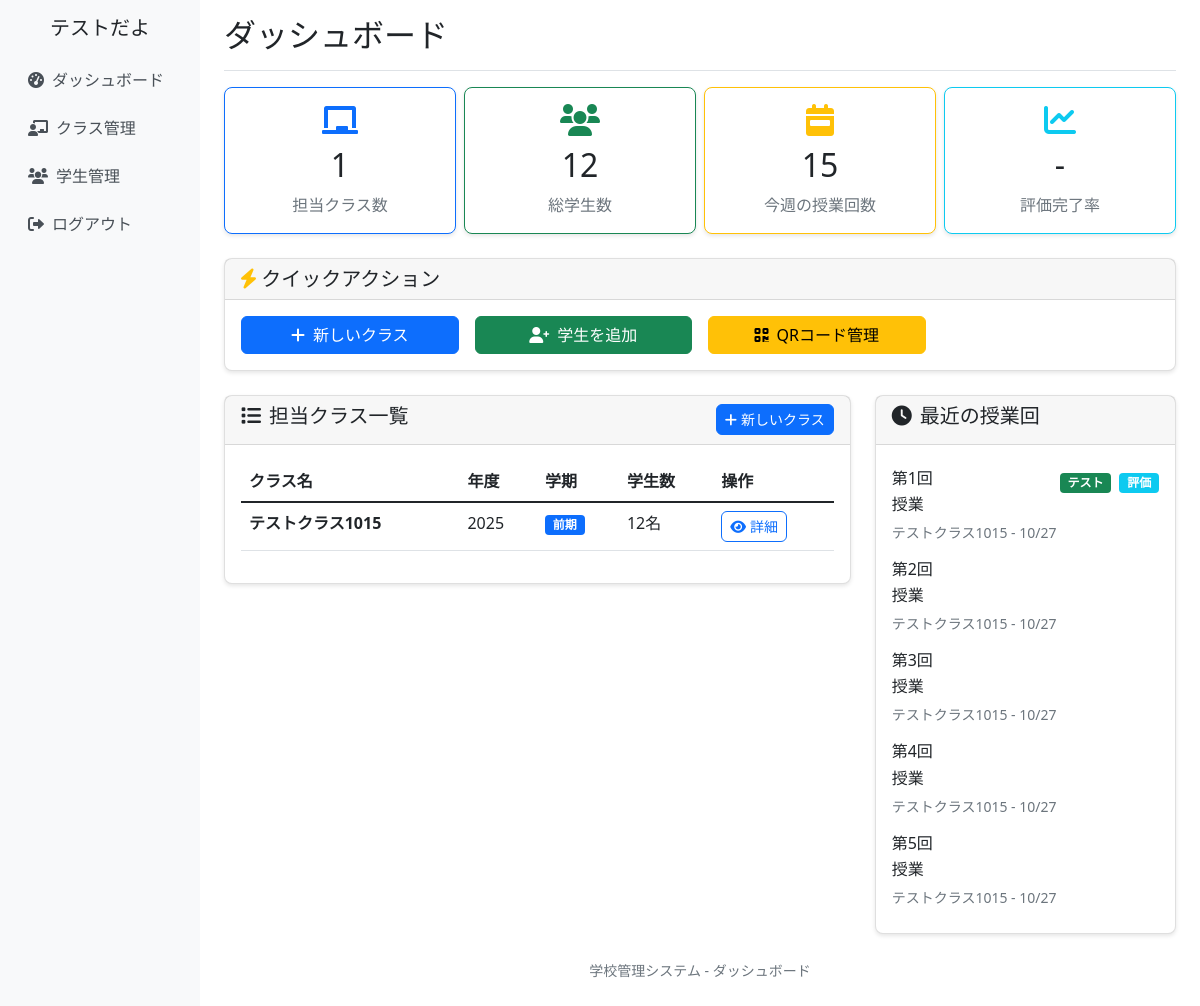
Screenshot of /dashboard/ (signed in) with the database file from the repository.
### school_management/models.py (models this page shows, shortened)
class CustomUser(AbstractUser):
    ROLE_CHOICES = [
        ('admin', '管理者'),
        ('teacher', '教員'),
        ('student', '学生'),
    ]
    username = None  # usernameフィールドを無効化
    email = models.EmailField(unique=True, null=True, blank=True)
    full_name = models.CharField(max_length=100, verbose_name='氏名')
    furigana = models.CharField(max_length=100, blank=True, verbose_name='ふりがな')
    points = models.IntegerField(default=0, verbose_name='ポイント')
    role = models.CharField(
        max_length=10,
        choices=ROLE_CHOICES,
        default='student',
        verbose_name='役割'
    )
    student_number = models.CharField(max_length=20, blank=True, verbose_name='学籍番号')
    teacher_id = models.CharField(max_length=20, blank=True, verbose_name='教員ID')
    created_at = models.DateTimeField(auto_now_add=True, verbose_name='登録日時')
    updated_at = models.DateTimeField(auto_now=True, verbose_name='更新日時')
    groups = models.ManyToManyField(
        'auth.Group',
        verbose_name='groups',
        blank=True,
        help_text='The groups this user belongs to.',
        related_name="customuser_set",
        related_query_name="customuser",
    )
    user_permissions = models.ManyToManyField(
        'auth.Permission',
        verbose_name='user permissions',
        blank=True,
        help_text='Specific permissions for this user.',
        related_name="customuser_set",
        related_query_name="customuser",
    )
    USERNAME_FIELD = 'email'
    REQUIRED_FIELDS = ['full_name']
    objects = CustomUserManager()
    class Meta:
        verbose_name = 'ユーザー'
        verbose_name_plural = 'ユーザー'
    @property
    def is_teacher(self):
        return self.role in ['teacher', 'admin']

class ClassRoom(models.Model):
    SEMESTER_CHOICES = [
        ('first', '前期'),
        ('second', '後期'),
    ]
    class_name = models.CharField(max_length=100, verbose_name='クラス名')
    year = models.IntegerField(verbose_name='年度')
    semester = models.CharField(max_length=10, choices=SEMESTER_CHOICES, verbose_name='学期')
    teachers = models.ManyToManyField(Teacher, verbose_name='担当教員', related_name='classrooms')
    students = models.ManyToManyField(Student, blank=True, verbose_name='学生')
    created_at = models.DateTimeField(auto_now_add=True)
    updated_at = models.DateTimeField(auto_now=True)
    class Meta:
        verbose_name = 'クラス'
        verbose_name_plural = 'クラス'

class LessonSession(models.Model):
    classroom = models.ForeignKey(ClassRoom, on_delete=models.CASCADE, verbose_name='クラス')
    session_number = models.IntegerField(verbose_name='回数')
    date = models.DateField(verbose_name='実施日')
    topic = models.CharField(max_length=200, blank=True, verbose_name='テーマ・内容')
    has_quiz = models.BooleanField(default=False, verbose_name='小テストあり')
    has_peer_evaluation = models.BooleanField(default=False, verbose_name='ピア評価あり')
    peer_evaluation_closed = models.BooleanField(default=False, verbose_name='ピア評価締切済み')
    created_at = models.DateTimeField(auto_now_add=True)
    updated_at = models.DateTimeField(auto_now=True)
    class Meta:
        verbose_name = '授業回'
        verbose_name_plural = '授業回'
        unique_together = ['classroom', 'session_number']

### school_management/views.py (the view)
# urls.py: path('dashboard/', views.dashboard_view, name='dashboard'),
@login_required
def dashboard_view(request):
    if request.user.role == 'admin':
        return redirect('school_management:admin_teacher_management')
    elif request.user.is_teacher:
        return teacher_dashboard(request)
    elif request.user.is_student:
        return student_dashboard(request)
    else:
        return redirect('school_management:login')

### school_management/templates/school_management/dashboard.html (shortened to what this page needs)
{% extends 'school_management/base.html' %}
{% load static %}
{% block page_title %}ダッシュボード{% endblock %}
{% block content %}
<div class="row mb-4 g-2">
    <div class="col-md-3">
        <div class="card stats-card text-center border-primary">
            <div class="card-body">
                <div class="card-icon text-primary mb-2">
                    <i class="fas fa-chalkboard fa-2x"></i>
                </div>
                <h2 class="card-title">{{ total_classes }}</h2>
                <p class="card-text text-muted">担当クラス数</p>
            </div>
        </div>
    </div>
    <div class="col-md-3">
        <div class="card stats-card text-center border-success">
            <div class="card-body">
                <div class="card-icon text-success mb-2">
                    <i class="fas fa-users fa-2x"></i>
                </div>
                <h2 class="card-title">{{ total_students }}</h2>
                <p class="card-text text-muted">総学生数</p>
            </div>
        </div>
    </div>
    <div class="col-md-3">
        <div class="card stats-card text-center border-warning">
            <div class="card-body">
                <div class="card-icon text-warning mb-2">
                    <i class="fas fa-calendar-week fa-2x"></i>
                </div>
                <h2 class="card-title">{{ this_week_sessions }}</h2>
                <p class="card-text text-muted">今週の授業回数</p>
            </div>
        </div>
    </div>
    <div class="col-md-3">
        <div class="card stats-card text-center border-info">
            <div class="card-body">
                <div class="card-icon text-info mb-2">
                    <i class="fas fa-chart-line fa-2x"></i>
                </div>
                <h2 class="card-title">-</h2>
                <p class="card-text text-muted">評価完了率</p>
            </div>
        </div>
    </div>
</div>
<div class="row mt-4">
    <div class="col-12">
        <div class="card">
            <div class="card-header">
                <h5 class="card-title mb-0">
                    <i class="fas fa-bolt text-warning"></i> クイックアクション
                </h5>
            </div>
            <div class="card-body">
                <div class="row g-3">
                    <div class="col-md-3">
                        <a href="{% url 'school_management:class_create' %}" class="btn btn-primary w-100 h-100 d-flex align-items-center justify-content-center">
                            <i class="fas fa-plus me-2"></i>新しいクラス
                        </a>
                    </div>
                    <div class="col-md-3">
                        <a href="{% url 'school_management:student_create' %}" class="btn btn-success w-100 h-100 d-flex align-items-center justify-content-center">
                            <i class="fas fa-user-plus me-2"></i>学生を追加
                        </a>
                    </div>
                    <div class="col-md-3">
                        <a href="{% url 'school_management:qr_code_list' %}" class="btn btn-warning w-100 h-100 d-flex align-items-center justify-content-center">
                            <i class="fas fa-qrcode me-2"></i>QRコード管理
                        </a>
                    </div>
                </div>
            </div>
        </div>
    </div>
</div>
<div class="row">
    <div class="col-md-8 mt-4">
        <div class="card">
            <div class="card-header d-flex justify-content-between align-items-center">
                <h5><i class="fas fa-list me-2"></i>担当クラス一覧</h5>
                <a href="{% url 'school_management:class_create' %}" class="btn btn-primary btn-sm">
                    <i class="fas fa-plus me-1"></i>新しいクラス
                </a>
            </div>
            <div class="card-body">
                {% if classes %}
                    <div class="table-responsive">
                        <table class="table table-hover">
                            <thead>
                                <tr>
                                    <th>クラス名</th>
                                    <th>年度</th>
                                    <th>学期</th>
                                    <th>学生数</th>
                                    <th>操作</th>
                                </tr>
                            </thead>
                            <tbody>
                                {% for classroom in classes %}
                                <tr>
                                    <td>
                                        <strong>{{ classroom.class_name }}</strong>
                                    </td>
                                    <td>{{ classroom.year }}</td>
                                    <td>
                                        <span class="badge bg-{% if classroom.semester == 'first' %}primary{% else %}secondary{% endif %}">
                                            {{ classroom.get_semester_display }}
                                        </span>
                                    </td>
                                    <td>{{ classroom.students.count }}名</td>
                                    <td>
                                        <a href="{% url 'school_management:class_detail' classroom.id %}"
                                           class="btn btn-outline-primary btn-sm">
                                            <i class="fas fa-eye me-1"></i>詳細
                                        </a>
                                    </td>
                                </tr>
                                {% endfor %}
                            </tbody>
                        </table>
                    </div>
                {% endif %}
            </div>
        </div>
    </div>
    <div class="col-md-4 mt-4">
        <div class="card">
            <div class="card-header">
                <h5><i class="fas fa-clock me-2"></i>最近の授業回</h5>
            </div>
            <div class="card-body">
                {% if recent_sessions %}
                    <div class="list-group list-group-flush">
                        {% for session in recent_sessions %}
                        <div class="list-group-item border-0 px-0">
                            <div class="d-flex justify-content-between align-items-start">
                                <div class="flex-grow-1">
                                    <h6 class="mb-1">第{{ session.session_number }}回</h6>
                                    <p class="mb-1 text-truncate">{{ session.topic|default:"授業" }}</p>
                                    <small class="text-muted">{{ session.classroom.class_name }} - {{ session.date|date:"m/d" }}</small>
                                </div>
                                <div class="flex-shrink-0">
                                    {% if session.has_quiz %}
                                        <span class="badge bg-success me-1" title="小テストあり">テスト</span>
                                    {% endif %}
                                    {% if session.has_peer_evaluation %}
                                        <span class="badge bg-info" title="ピア評価あり">評価</span>
                                    {% endif %}
                                </div>
                            </div>
                        </div>
                        {% endfor %}
                    </div>
                {% else %}
                    <div class="text-center py-4">
                        <i class="fas fa-calendar-alt fa-3x text-muted mb-3"></i>
                        <p class="text-muted">まだ授業回がありません。</p>
                        <small class="text-muted">クラス詳細から授業回を作成してください。</small>
                    </div>
                {% endif %}
            </div>
        </div>
    </div>
</div>
<div class="row">
    <div class="col-12">
        <div class="py-4 text-center text-muted">
            <small>学校管理システム - ダッシュボード</small>
        </div>
    </div>
</div>
{% endblock %}

### school_management/templates/school_management/base.html (shortened to what this page needs)
{% load static %}
<!DOCTYPE html>
<html lang="ja">
<head>
    <link href="https://cdn.jsdelivr.net/npm/bootstrap@5.1.3/dist/css/bootstrap.min.css" rel="stylesheet">
    <link href="https://cdnjs.cloudflare.com/ajax/libs/font-awesome/6.0.0/css/all.min.css" rel="stylesheet">
    <link href="{% static 'school_management/css/base.css' %}" rel="stylesheet">
</head>
<body>
    <div class="container-fluid">
        <div class="row">
            {% if user.is_authenticated %}
            <nav class="col-md-3 col-lg-2 d-md-block d-none sidebar collapse">
                <div class="position-sticky pt-3">
                    <div class="text-center mb-3">
                        <h5>{{ user.full_name }}</h5>
                    </div>
                    <ul class="nav flex-column">
                        <li class="nav-item">
                            <a class="nav-link" href="{% url 'school_management:dashboard' %}">
                                <i class="fas fa-tachometer-alt me-2"></i>ダッシュボード
                            </a>
                        </li>
                        <li class="nav-item">
                            <a class="nav-link" href="{% url 'school_management:class_list' %}">
                                <i class="fas fa-chalkboard-teacher me-2"></i>クラス管理
                            </a>
                        </li>
                        <li class="nav-item">
                            <a class="nav-link" href="{% url 'school_management:student_list' %}">
                                <i class="fas fa-users me-2"></i>学生管理
                            </a>
                        </li>
                        <li class="nav-item">
                            <a class="nav-link" href="{% url 'school_management:logout' %}">
                                <i class="fas fa-sign-out-alt me-2"></i>ログアウト
                            </a>
                        </li>
                    </ul>
                </div>
            </nav>
            <main class="col-md-9 ms-sm-auto col-lg-10 px-md-4 main-content">
                <div class="d-flex justify-content-between flex-wrap flex-md-nowrap align-items-center pt-3 pb-2 mb-3 border-bottom">
                    <h1 class="h2">{% block page_title %}{% endblock %}</h1>
                </div>
                {% block content %}{% endblock %}
            </main>
            {% else %}
            <div class="col-12">
                {% block login_content %}{% endblock %}
            </div>
            {% endif %}
        </div>
    </div>
</body>
</html>

### school_management/static/school_management/css/base.css (style rules this page uses)
.sidebar { min-height: 100vh; background-color: #f8f9fa; }
.main-content { min-height: 100vh; }
.card { box-shadow: 0 2px 4px rgba(0, 0, 0, 0.1); border-radius: 8px; }
.btn { border-radius: 6px; transition: all 0.2s ease-in-out; }
.nav-link { color: #495057; padding: 0.75rem 1rem; border-radius: 6px; transition: all 0.2s ease-in-out; }
@media (min-width: 768px) { .sidebar { position: relative; left: 0; } }

### rows the page displays
CustomUser: full_name "テストだよ"
ClassRoom: class_name "テストクラス1015", year "2025", semester "前期", students.count "12"
LessonSession: session_number "1", topic "授業", classroom.class_name "テストクラス1015", date "10/27", has_quiz "テスト", has_peer_evaluation "評価"
LessonSession: session_number "2", topic "授業", classroom.class_name "テストクラス1015", date "10/27"
LessonSession: session_number "3", topic "授業", classroom.class_name "テストクラス1015", date "10/27"
LessonSession: session_number "4", topic "授業", classroom.class_name "テストクラス1015", date "10/27"
LessonSession: session_number "5", topic "授業", classroom.class_name "テストクラス1015", date "10/27"

### other values shown
{{ total_classes }} "1"
{{ total_students }} "12"
{{ this_week_sessions }} "15"
